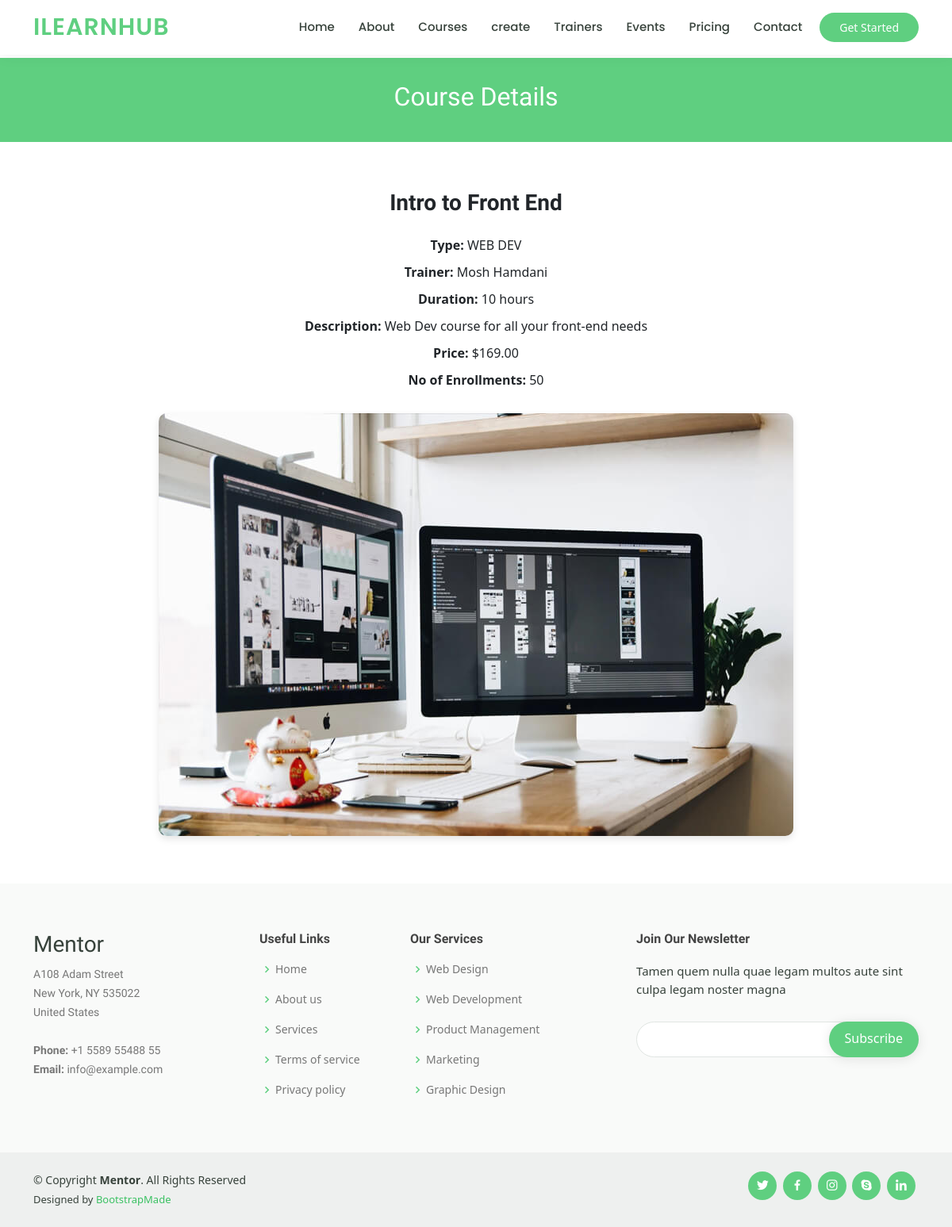
The app's page /course-detail/1/ with its own data.
### learning/models.py (models this page shows, shortened)
class Course(models.Model):
    CourseID = models.AutoField(primary_key=True)
    title = models.CharField(max_length=100)  # Course title
    Type = models.CharField(max_length=100, null=True, default=None)  # Course type
    Trinerid = models.ForeignKey(Trainer, to_field='TrinerID', on_delete=models.CASCADE)  # Trainer associated with the course
    duration = models.IntegerField()  # Duration of the course
    description = models.TextField(null=True, default=None)
    price = models.DecimalField(max_digits=8, decimal_places=2)  # Price of the course
    Enrollment = models.IntegerField(default=0, null=True)
    image = models.ImageField(upload_to='course/images', default="", null=True)

class Trainer(models.Model):
    TrinerID = models.AutoField(primary_key=True)
    name = models.CharField(max_length=100)  # Trainer's name
    email = models.EmailField()  # Trainer's email address
    username = models.CharField(max_length=100)  # Trainer's username
    password = models.CharField(max_length=100)  # Trainer's password
    contact_info = models.CharField(max_length=100)  # Trainer's contact information

### learning/views.py (the view)
# urls.py: path('course-detail/<int:course_id>/', views.course_detail, name='course-detail'),
def course_detail(request, course_id):
    if request.method == 'POST':
        if not request.user.is_authenticated:
            return JsonResponse({'enrollment_status': 'failure', 'message': 'User is not logged in.'})
        course = get_object_or_404(Course, CourseID=course_id)
        return JsonResponse({'enrollment_status': 'success', 'message': 'Enrollment successful.'})
    else:
        course = get_object_or_404(Course, CourseID=course_id)
        lessons = course.lesson_set.all()
        return render(request, 'learning/course-details.html', {'course': course, 'lessons': lessons})

### learning/templates/learning/course-details.html (shortened to what this page needs)
<!DOCTYPE html>
<html lang="en">
<head>
  <link href="https://cdn.jsdelivr.net/npm/bootstrap@5.2.1/dist/css/bootstrap.min.css" rel="stylesheet">
  {% load static %}
  <link rel="stylesheet" href="{% static '/final.css' %}">
  <link href="{% static 'vendor/animate.css/animate.min.css'%}" rel="stylesheet">
  <link href="{% static  'vendor/aos/aos.css' %}" rel="stylesheet">
  <link href="{% static 'vendor/bootstrap/css/bootstrap.min.css' %}" rel="stylesheet">
  <link href="{% static  'vendor/bootstrap-icons/bootstrap-icons.css' %}" rel="stylesheet">
  <link href="{% static 'vendor/boxicons/css/boxicons.min.css' %}" rel="stylesheet">
  <link href="{% static 'vendor/remixicon/remixicon.css' %}" rel="stylesheet">
  <link href="{% static 'vendor/swiper/swiper-bundle.min.css' %}" rel="stylesheet">
</head>
<body>
  <header id="header" class="fixed-top">
    <div class="container d-flex align-items-center">
      <h1 class="logo me-auto"><a href="/">ILearnHub</a></h1>
      <nav id="navbar" class="navbar order-last order-lg-0">
        <ul>
          <li><a  href="/">Home</a></li>
          <li><a href="/about">About</a></li>
          <li><a  href="/courses">Courses</a></li>
          <li><a  href="/create">create</a></li>
          <li><a href="/trainers">Trainers</a></li>
          <li><a href="/events">Events</a></li>
          <li><a href="/pricing">Pricing</a></li>
          <li><a href="/contact">Contact</a></li>
        </ul>
      </nav>
      <a href="/courses" class="get-started-btn">Get Started</a>
</div>
  </header>
  <main id="main">
    <div class="breadcrumbs" data-aos="fade-in">
      <div class="container">
        <h2>Course Details</h2>
      </div>
    </div>
    <section id="course-details-tabs" class="course-details-tabs d-flex justify-content-center align-items-center">
      <div class="container" data-aos="fade-up">
        <div class="row">
          <div class="col-lg-12">
            <div class="course-details">
              <h2 class="mb-4">{{ course.title }}</h2>
              <div class="course-meta">
                <p><span class="fw-bold">Type:</span> {{ course.Type }}</p>
                <p><span class="fw-bold">Trainer:</span> {{ course.Trinerid.name }}</p>
                <p><span class="fw-bold">Duration:</span> {{ course.duration }} hours</p>
                <p><span class="fw-bold">Description:</span> {{ course.description }}</p>
                <p><span class="fw-bold">Price:</span> ${{ course.price }}</p>
                <p><span class="fw-bold"> No of Enrollments:</span> {{ course.Enrollment }}</p>
              </div>
              <div class="course-image">
                {% if course.image %}
                  <img src="{{ course.image.url }}" alt="" class="img-fluid">
                {% else %}
                  <img src="{% static 'img/about.jpg' %}" alt="" class="img-fluid">
                {% endif %}
              </div>
            </div>
          </div>
        </div>
      </div>
    </section>
  </main>
  <footer id="footer">
    <div class="footer-top">
      <div class="container">
        <div class="row">
          <div class="col-lg-3 col-md-6 footer-contact">
            <h3>Mentor</h3>
            <p>
              A108 Adam Street <br>
              New York, NY 535022<br>
              United States <br><br>
              <strong>Phone:</strong> +1 5589 55488 55<br>
              <strong>Email:</strong> info@example.com<br>
            </p>
          </div>
          <div class="col-lg-2 col-md-6 footer-links">
            <h4>Useful Links</h4>
            <ul>
              <li><i class="bx bx-chevron-right"></i> <a href="#">Home</a></li>
              <li><i class="bx bx-chevron-right"></i> <a href="#">About us</a></li>
              <li><i class="bx bx-chevron-right"></i> <a href="#">Services</a></li>
              <li><i class="bx bx-chevron-right"></i> <a href="#">Terms of service</a></li>
              <li><i class="bx bx-chevron-right"></i> <a href="#">Privacy policy</a></li>
            </ul>
          </div>
          <div class="col-lg-3 col-md-6 footer-links">
            <h4>Our Services</h4>
            <ul>
              <li><i class="bx bx-chevron-right"></i> <a href="#">Web Design</a></li>
              <li><i class="bx bx-chevron-right"></i> <a href="#">Web Development</a></li>
              <li><i class="bx bx-chevron-right"></i> <a href="#">Product Management</a></li>
              <li><i class="bx bx-chevron-right"></i> <a href="#">Marketing</a></li>
              <li><i class="bx bx-chevron-right"></i> <a href="#">Graphic Design</a></li>
            </ul>
          </div>
          <div class="col-lg-4 col-md-6 footer-newsletter">
            <h4>Join Our Newsletter</h4>
            <p>Tamen quem nulla quae legam multos aute sint culpa legam noster magna</p>
            <form action="" method="post">
              <input type="email" name="email"><input type="submit" value="Subscribe">
            </form>
          </div>
        </div>
      </div>
    </div>
    <div class="container d-md-flex py-4">
      <div class="me-md-auto text-center text-md-start">
        <div class="copyright">
          &copy; Copyright <strong><span>Mentor</span></strong>. All Rights Reserved
        </div>
        <div class="credits">
          Designed by <a href="https://bootstrapmade.com/">BootstrapMade</a>
        </div>
      </div>
      <div class="social-links text-center text-md-right pt-3 pt-md-0">
        <a href="#" class="twitter"><i class="bx bxl-twitter"></i></a>
        <a href="#" class="facebook"><i class="bx bxl-facebook"></i></a>
        <a href="#" class="instagram"><i class="bx bxl-instagram"></i></a>
        <a href="#" class="google-plus"><i class="bx bxl-skype"></i></a>
        <a href="#" class="linkedin"><i class="bx bxl-linkedin"></i></a>
      </div>
    </div>
  </footer>
</body>
</html>

### learning/static/final.css (style rules this page uses)
body { font-family: "Open Sans", sans-serif; color: #444444; }
a { color: #5fcf80; text-decoration: none !important; }
h1, h2, h3, h4, h5, h6 { font-family: "Raleway", sans-serif; }
#header { background: #fff; transition: all 0.5s; z-index: 997; padding: 5px 0; box-shadow: 0px 0 18px rgba(55, 66, 59, 0.08); }
#header .logo { font-size: 30px; margin: 0; padding: 0; line-height: 1; font-weight: 600; letter-spacing: 1px; text-transform: uppercase; font-family: "Poppins", sans-serif; }
#header .logo a { color: #5fcf80; }
.get-started-btn { margin-left: 22px; background: #5fcf80; color: #fff; border-radius: 50px; padding: 8px 25px; white-space: nowrap; transition: 0.3s; font-size: 14px; display: inline-block; }
.navbar { padding: 0; }
.navbar ul { margin: 0; padding: 0; display: flex; list-style: none; align-items: center; }
.navbar li { position: relative; }
.navbar a, .navbar a:focus { display: flex; align-items: center; justify-content: space-between; padding: 10px 0 10px 30px; font-family: "Poppins", sans-serif; font-size: 15px; font-weight: 500; color: #37423b; white-space: nowrap; transition: 0.3s; }
section { padding: 60px 0; overflow: hidden; }
.breadcrumbs { margin-top: 73px; text-align: center; background: #5fcf80; padding: 30px 0; color: #fff; }
.breadcrumbs h2 { font-size: 32px; font-weight: 500; }
#footer { color: #37423b; font-size: 14px; background: #eef0ef; }
#footer .footer-top { padding: 60px 0 30px 0; background: #f9faf9; }
#footer .footer-top .footer-contact { margin-bottom: 30px; }
#footer .footer-top .footer-contact p { font-size: 14px; line-height: 24px; margin-bottom: 0; font-family: "Raleway", sans-serif; color: #777777; }
#footer .footer-top h4 { font-size: 16px; font-weight: bold; color: #444444; position: relative; padding-bottom: 12px; }
#footer .footer-top .footer-links { margin-bottom: 30px; }
#footer .footer-top .footer-links ul { list-style: none; padding: 0; margin: 0; }
#footer .footer-top .footer-links ul i { padding-right: 2px; color: #5fcf80; font-size: 18px; line-height: 1; }
#footer .footer-top .footer-links ul li { padding: 10px 0; display: flex; align-items: center; }
#footer .footer-top .footer-links ul li:first-child { padding-top: 0; }
#footer .footer-top .footer-links ul a { color: #777777; transition: 0.3s; display: inline-block; line-height: 1; }
#footer .footer-newsletter { font-size: 15px; }
#footer .footer-newsletter h4 { font-size: 16px; font-weight: bold; color: #444444; position: relative; padding-bottom: 12px; }
#footer .footer-newsletter form { margin-top: 30px; background: #fff; padding: 6px 10px; position: relative; border-radius: 50px; text-align: left; border: 1px solid #e0e5e2; }
#footer .footer-newsletter form input[type=email] { border: 0; padding: 4px 8px; width: calc(100% - 100px); }
#footer .footer-newsletter form input[type=submit] { position: absolute; top: -1px; right: -1px; bottom: -1px; border: 0; background: none; font-size: 16px; padding: 0 20px 2px 20px; background: #5fcf80; color: #fff; transition: 0.3s; border-radius: 50px; box-shadow: 0px 2px 15px rgba(0, 0, 0, 0.1); }
#footer .credits { padding-top: 5px; font-size: 13px; }
#footer .credits a { color: #3ac162; transition: 0.3s; }
#footer .social-links a { font-size: 18px; display: inline-block; background: #5fcf80; color: #fff; line-height: 1; padding: 8px 0; margin-right: 4px; border-radius: 50%; text-align: center; width: 36px; height: 36px; transition: 0.3s; }

### learning/templates/learning/course-details.html (style rules this page uses)
.course-details { text-align: center; }
.course-details h2 { font-size: 28px; font-weight: bold; margin-bottom: 20px; }
.course-meta { margin-bottom: 30px; }
.course-meta p { margin-bottom: 10px; }
.course-image img { border-radius: 10px; box-shadow: 0px 4px 10px rgba(0, 0, 0, 0.1); max-width: 100%; height: auto; }

### records on screen
Course: title "Intro to Front End", Type "WEB DEV", Trinerid.name "Mosh Hamdani", duration "10", description "Web Dev course for all your front-end needs", price "169.00", Enrollment "50", image (picture)
